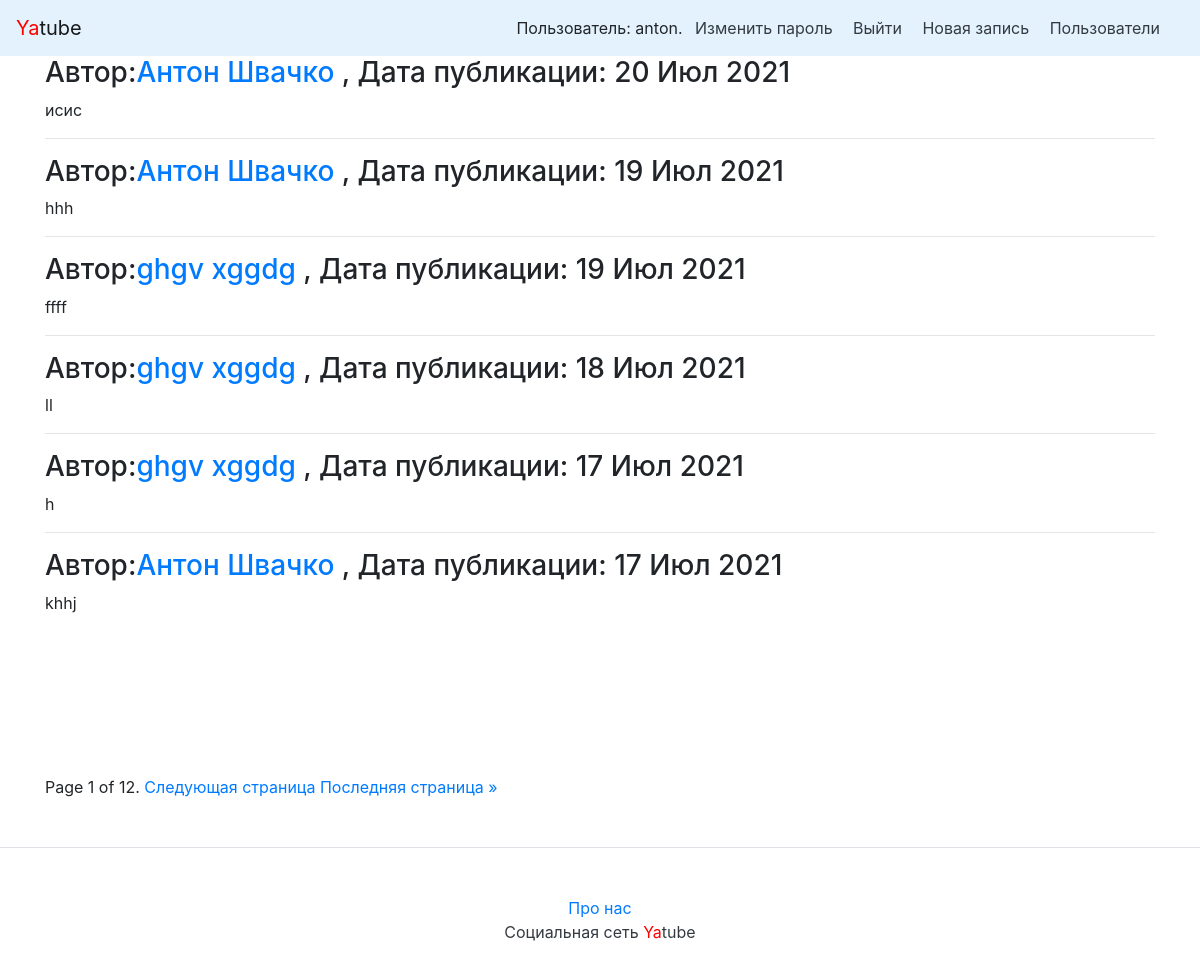
The page / (signed in) on the database its author committed.
### posts/models.py (models this page shows, shortened)
class Post(models.Model):
    text=models.CharField(max_length=25,null=True,verbose_name='введите текст' )
    pub_date=models.DateTimeField('date published',auto_now_add=True,)  #db_index=True для оптимизации#
    author=models.ForeignKey(User, on_delete=models.CASCADE, null=True,related_name='posts')
    image=models.ImageField(upload_to='posts/',blank=True,null=True)

### posts/views.py (the view)
# urls.py: urlpatterns=[path('',PostList.as_view(), name='index'),
class PostList(LoginRequiredMixin,ListView):
    model=Post
    context_object_name='posts'
    paginate_by=6
    ordering=['-pub_date']
    template_name='index.html'

### templates/index.html (shortened to what this page needs)
{% extends "base.html" %}
{% load thumbnail %}
{% load cache %}
{% cache 500 sidebar %}
{% block content %}
    {% for post in posts %}
    <h3>
        Автор:<a href="{% url 'profile' post.author.username %}">{{ post.author.get_full_name }}</a> , Дата публикации: {{ post.pub_date|date:"d M Y" }}
    </h3>
    <p>{{ post.text|linebreaksbr }}</p>
    {% if not forloop.last %}<hr>{% endif %}
    {% endfor %}
    {% for posts in page_obj %}
    {{ posts.full_name|upper }}<br>
    {% endfor %}
<div class="pagination">
    <span class="step-links">
        <span class="current">
            Page {{ page_obj.number }} of {{ page_obj.paginator.num_pages }}.
        </span>
        {% if page_obj.has_next %}
            <a href="?page={{ page_obj.next_page_number }}">Следующая страница</a>
            <a href="?page={{ page_obj.paginator.num_pages }}">Последняя страница &raquo;</a>
        {% endif %}
    </span>
</div>
{% endblock %}
{% endcache %}

### templates/nav.html
<nav class="navbar navbar-light" style="background-color: #e3f2fd;">
    <a class="navbar-brand" href="/"><span style="color:red">Ya</span>tube</a>
    <nav class="my-2 my-md-0 mr-md-3">
        {% if user.is_authenticated %}
        Пользователь: {{ user.username }}.
        <a class="p-2 text-dark" href="{% url 'password_change' %}">Изменить пароль</a>
        <a class="p-2 text-dark" href="{% url 'logout' %}">Выйти</a>
        <a class="p-2 text-dark" href="{% url 'new' request.user.id  %}">Новая запись</a>
         <a class="p-2 text-dark" href="{% url 'user_list' %}">Пользователи</a>
        {% else %}
        <a class="p-2 text-dark" href="{% url 'login' %}">Войти</a> |
        <a class="p-2 text-dark" href="{% url 'signup' %}">Регистрация</a>
        {% endif %}
    </nav>
</nav>

### rows shown on the page
Post: author.get_full_name "Антон Швачко", pub_date "20 Июл 2021", text "исис"
Post: author.get_full_name "Антон Швачко", pub_date "19 Июл 2021", text "hhh"
Post: author.get_full_name "ghgv xggdg", pub_date "19 Июл 2021", text "ffff"
Post: author.get_full_name "ghgv xggdg", pub_date "18 Июл 2021", text "ll"
Post: author.get_full_name "ghgv xggdg", pub_date "17 Июл 2021", text "h"
Post: author.get_full_name "Антон Швачко", pub_date "17 Июл 2021", text "khhj"

### other values the page prints
{{ user.username }} "anton"
{{ page_obj.number }} "1"
{{ page_obj.paginator.num_pages }} "12"
